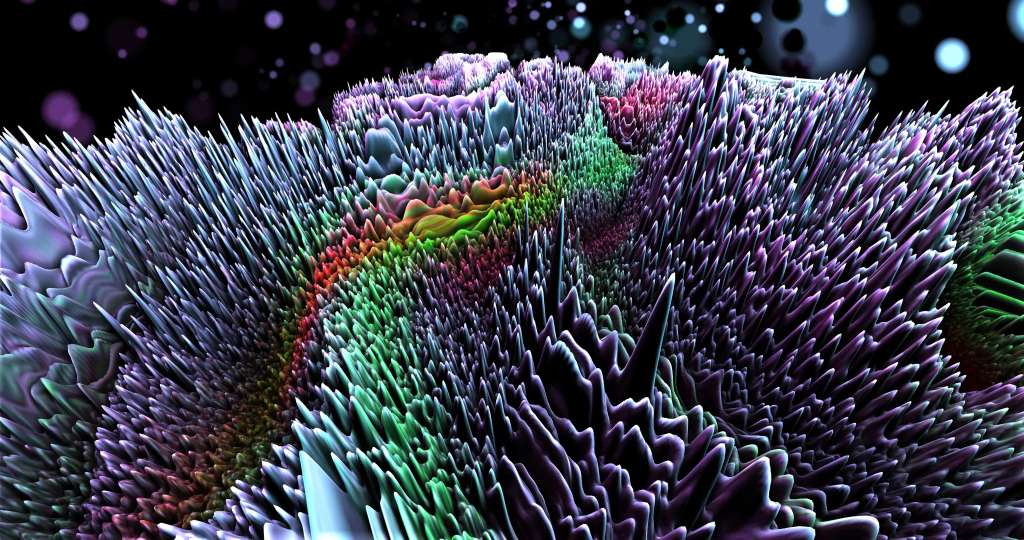
#> input picture img3.jpg, 2048 x 1080 px (shown at 1/2 size)
$ python -i __init__.py   (imports and definitions only)   (older library calls are emulated)
#> lines starting #> are read from the running program, lines starting #| are printed output that depends on the picture
from PIL import Image
import os


# [26 lines left out: functions resize_gif, resize_png, not called in this run]


def analyseImage(data):
	"""
	Pre-process pass over the image to determine the mode (full or additive).
	Necessary as assessing single frames isn't reliable. Need to know the mode
	before processing all frames.
	"""
#> called with data = '../../img3.jpg'
	im = Image.open(data)
#> im is the input picture: PIL image 2048x1080 RGB; mean R, G, B 58.4, 61.3, 76
	results = {
		'size': im.size,
		'mode': 'full',
	}
#> results = {'size': (2048, 1080), 'mode': 'full'}
	try:
		while True:
			if im.tile:
				tile = im.tile[0]
				update_region = tile[1]
				update_region_dimensions = update_region[2:]
				if update_region_dimensions != im.size:
					results['mode'] = 'partial'
					break
			im.seek(im.tell() + 1)
	except EOFError:
		pass
	return results


def extract_and_resize_frames(data, resize_to=None):
	"""
	Iterate the GIF, extracting each frame and resizing them

	Returns:
		An array of all frames
	"""
	mode = analyseImage(data)['mode']
#> mode = 'full'
	# print(mode)

	im = Image.open(data)
	# print(im.info)

	if not resize_to:
		resize_to = (im.size[0] // 2, im.size[1] // 2)
#> resize_to = (1024, 540)

	i = 0
	p = im.getpalette()
	last_frame = im.convert('RGBA')

	all_frames = []

	try:
		while True:
			# print("saving %s (%s) frame %d, %s %s" % (path, mode, i, im.size, im.tile))

			'''
			If the GIF uses local colour tables, each frame will have its own palette.
			If not, we need to apply the global palette to the new frame.
			'''
			try:
				if not im.getpalette():
					im.putpalette(p)
			except ValueError:
				pass

			new_frame = Image.new('RGBA', im.size)

			'''
			Is this file a "partial"-mode GIF where frames update a region of a different size to the entire image?
			If so, we need to construct the new frame by pasting it on top of the preceding frames.
			'''
			if mode == 'partial':
				new_frame.paste(last_frame)

			new_frame.paste(im, (0, 0), im.convert('RGBA'))
			hmm = new_frame.resize(resize_to, Image.ANTIALIAS)
			all_frames.append(hmm)

			i += 1
			if mode != 'partial':
				last_frame = new_frame
			im.seek(im.tell() + 1)
#> this loop made 1 pass
#> pass 1, in extract_and_resize_frames, `hmm = new_frame.resize(resize_to, Image.ANTIALIAS)`:
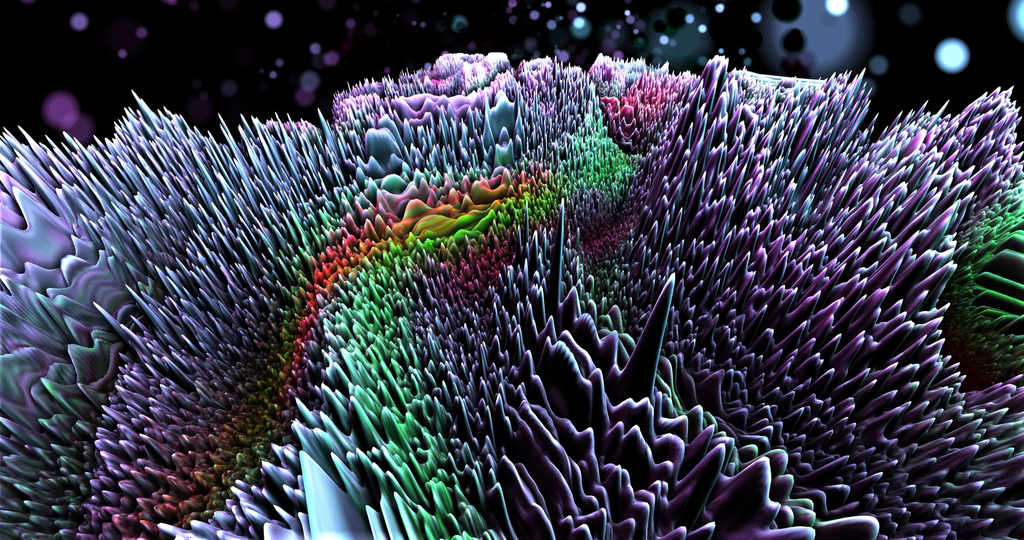
#> hmm: PIL image 1024x540 RGBA; mean R, G, B, A 58.4, 61.4, 75.9, 255
#> after the loop, all_frames = 1 item; i = 1
	except EOFError:
		pass

	return all_frames, im.info['duration']

# [53 lines left out: functions is_gif, resize_gif_and_png, not called in this run]


# [11 lines of commented-out code are left out]

>>> result = extract_and_resize_frames('../../img3.jpg')
